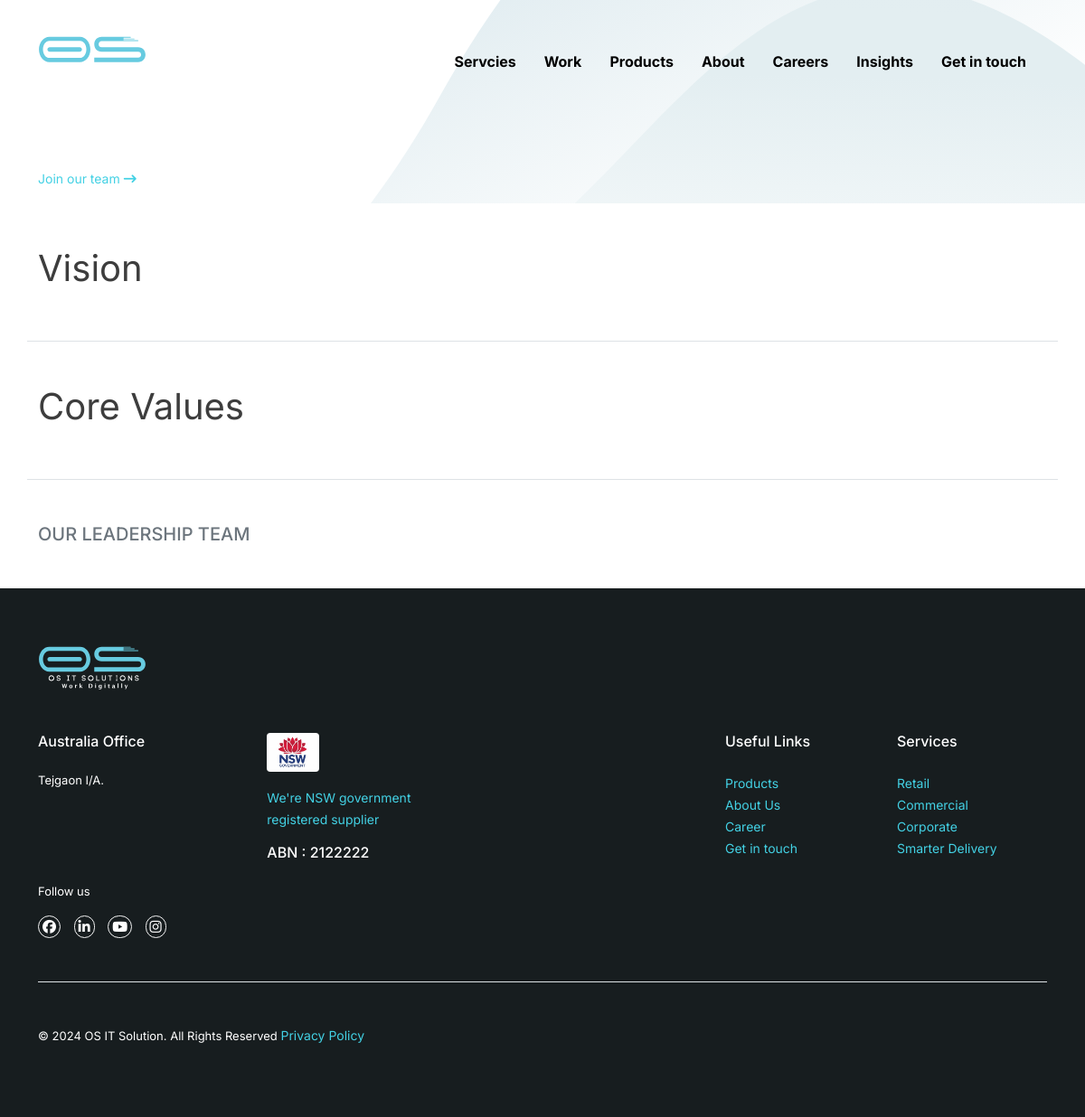
Page /about/ on the earlier database version.
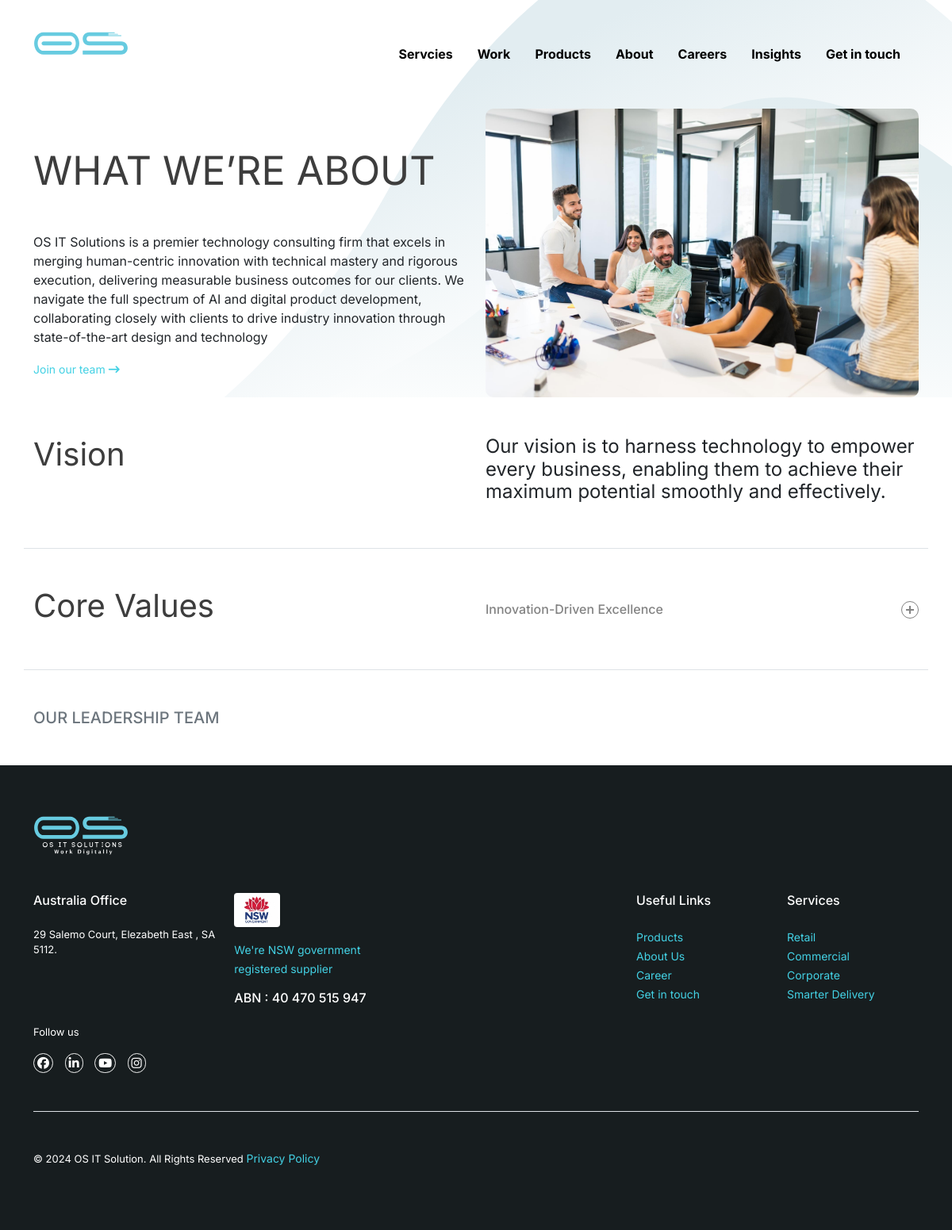
Same page on the later database version.
### Website_Settings/models.py (models this page shows, shortened)
class Setting(models.Model):
    site_Name = models.CharField(max_length=30)
    logo = models.FileField(upload_to='logo/')
    favicon = models.FileField(upload_to='favicon/')
    year = models.IntegerField()
    address = models.CharField(max_length=50)
    google_Map_Link = models.CharField(max_length=800)
    phone = models.CharField(max_length=20)
    email = models.EmailField(max_length=50)
    facebook = models.CharField(max_length=50)
    linkedin = models.CharField(max_length=50)
    youtube = models.CharField(max_length=50)
    instagram = models.CharField(max_length=50)
    abn = models.CharField(max_length=40)
    description = models.TextField()
    consultency = models.TextField()
    flash_News = models.TextField()

### About_Page/models.py (models this page shows, shortened)
class Page_Settings(models.Model):
    page_Title = models.CharField(max_length=20)
    section_Title = models.CharField(max_length=30)
    description = models.TextField()
    image = models.ImageField(upload_to='about/')
    vision = models.CharField(max_length=400)

class Core_Values(models.Model):
    title = models.CharField(max_length=30)
    content = models.TextField()

### About_Page/views.py (the view)
# urls.py: path("",views.AboutView.as_view(), name="about")
class AboutView(TemplateView):
    template_name = "about.html"
    def get_context_data(self, **kwargs):
        context = super().get_context_data(**kwargs)
        context['abouts'] = Page_Settings.objects.last()
        context['values'] = Core_Values.objects.all()
        return context

### Website_Settings/custom_context.py (called while the page is built)
def common_context(request):
    settings = Setting.objects.first()
    return {
        'settings': settings
    }

### templates/about.html (shortened to what this page needs)
{% extends "base.html" %}
{% load static %}
{% block content %}
    <main class="flex-shrink-0">
        <header id="about-page-header">
         {% include 'navbar-2.html' %}
            <section class="container mt-3 mt-lg-5">
                <div class="row">
                    <div class="col-12 col-md-6 col-lg-6">
                        <div class="mt-3 mt-lg-5">
                            <h3 class="about-master-title">{{abouts.section_Title}}</h3>
                        </div>
                        <div class=" mt-2 mt-lg-5">
                            <p>{{abouts.description}}</p>
                            <p><a href="">Join our team <i class="fa-solid fa-arrow-right-long"></i></a></p>
                        </div>
                    </div>
                    <div class="col-12 col-md-6 col-lg-6">
                        <img class="about-image" src="{{abouts.image.url}}" alt="">
                    </div>
                </div>
            </section>
        </header>
        <section class="container mt-3 mt-lg-5 pb-3 pb-lg-5 border-bottom">
            <div class="row">
                <div class="col-12 col-md-6 col-lg-6">
                    <h1 class="about-section-title">Vision</h1>
                </div>
                <div class="col-12 col-md-6 col-lg-6">
                    <h4 class="fw-normal">{{abouts.vision}}</h4>
                </div>
            </div>
        </section>
        <section class="container mt-3 mt-lg-5 pb-3 pb-lg-5 border-bottom">
            <div class="row">
                <div class="col-12 col-md-6 col-lg-6">
                    <h1 class="about-section-title">Core Values</h1>
                </div>
                <div class="col-12 col-md-6 col-lg-6">
                    <div class="accordion">
                        {% for value in values %}
                        <div class="accordion-item border-0">
                            <button id="accordion-button-1" aria-expanded="false">
                                <span class="accordion-title">{{value.title}}</span>
                                <span class="icon" aria-hidden="true"></span>
                            </button>
                        </div>
                        {% endfor %}
                    </div>
                </div>
            </div>
        </section>
        <section class="container">
            <h5 class="text-secondary mb-lg-5 mb-3 mt-3 mt-lg-5">OUR LEADERSHIP TEAM</h5>
        </section>
    </main>
{% include "footer.html" %}
{% endblock content %}

### templates/base.html (shortened to what this page needs)
{% load static %}
<!doctype html>
<html lang="en" class="h-100">
<head>
  <link href="https://cdn.jsdelivr.net/npm/bootstrap@5.0.2/dist/css/bootstrap.min.css" rel="stylesheet"
>
  <link rel="stylesheet" href="{% static 'asset/css/style.css' %}">
  <link rel="stylesheet" href="https://cdnjs.cloudflare.com/ajax/libs/font-awesome/6.5.1/css/all.min.css"
 />
  <link rel="stylesheet" href="https://cdnjs.cloudflare.com/ajax/libs/aos/2.3.4/aos.css"
 />
</head>
<body class="d-flex flex-column h-100">
{% block content %}
{% endblock content %}
</body>
</html>

### templates/navbar-2.html (shortened to what this page needs)
<nav class="navbar navbar-expand-lg navbar-light p-0">
    <div class="container navbar-top-position">
        <span class=""><a href="{% url 'home' %}"><img id="web_logo" src="{{settings.logo.url}}"
                    alt=""></a></span>
        <div class="collapse navbar-collapse mt-2" id="navbarNavDropdown">
            <ul class="navbar-nav ms-auto">
                <li class="nav-item dropdown nav-option has-megamenu">
                    <a class="nav-link active about black-nav" href="services.html"
                        id="navbarDropdownMenuLink" role="button" data-bs-toggle="" aria-expanded="false">
                        Servcies </a>
                </li>
                <li class="nav-item nav-option">
                    <a class="nav-link active black-nav" href="work.html">Work</a>
                </li>
                <li class="nav-item nav-option">
                    <a class="nav-link active black-nav" href="products.html">Products</a>
                </li>
                <li class="nav-item nav-option">
                    <a class="nav-link active black-nav" href="{% url 'about' %}">About</a>
                </li>
                <li class="nav-item nav-option">
                    <a class="nav-link active black-nav" href="careers.html">Careers</a>
                </li>
                <li class="nav-item nav-option">
                    <a class="nav-link active black-nav" href="insights.html">Insights</a>
                </li>
                <li class="nav-item nav-option">
                    <a class="nav-link active black-nav" href="{% url 'contact' %}">Get in touch</a>
                </li>
            </ul>
        </div>
    </div>
</nav>

### templates/footer.html
{% load static %}
<footer class="footer mt-auto py-3">
    <div class="container pt-3 pt-lg-5 pb-3 pb-lg-5">
      <img id="footer-logo" src="{{settings.logo.url}}" alt="">
      <div class="mt-3 mt-lg-5">
        <div class="row">
          <div class="col-12 col-md-6 col-lg-8">
            <div class="row">
              <div class="col-12 col-md-12 col-lg-4">
                <h6 class="pb-2 pb-lg-3">Australia Office</h6>
                <p class="footer-text">{{settings.address}}.</p>
              </div>
              <div class="col-12 col-md-12 col-lg-4">
                <img class="w-25 rounded" src="{% static 'asset/images/icons/354_nsw.jpg' %}" alt="">
                <p class="pt-3"><a target="_blank" href="https://buy.nsw.gov.au/supplier/profile/139345">We're NSW
                    government registered supplier</a></p>
                <h6 class="pb-2 pb-lg-3">ABN : {{settings.abn}}</h6>
              </div>
              <div class="col-12 col-md-12 col-lg-4">
              </div>
            </div>
          </div>
          <div class="col-12 col-md-3 col-lg-2">
            <h6 class="pb-2 pb-lg-3">Useful Links</h6>
            <div>
              <a href="">Products</a> <br>
              <a href="">About Us</a> <br>
              <a href="">Career</a> <br>
              <a href="">Get in touch</a>
            </div>
          </div>
          <div class="col-12 col-md-3 col-lg-2">
            <h6 class="pb-2 pb-lg-3">Services</h6>
            <div>
              <a href="">Retail</a> <br>
              <a href="">Commercial</a> <br>
              <a href="">Corporate</a> <br>
              <a href="">Smarter Delivery</a>
            </div>
          </div>
        </div>
        <div class="">
          <p class="footer-text">Follow us</p>
          <a href="https://{{settings.facebook}}"><i class="fa-brands fa-facebook footer-social"></i></a>
          <a href="https://{{settings.linkedin}}"><i class="fa-brands fa-linkedin-in footer-social"></i></a>
          <a href="https://{{settings.youtube}}"><i class="fa-brands fa-youtube footer-social"></i></a>
          <a href="https://{{settings.instagram}}"><i class="fa-brands fa-instagram footer-social"></i></a>
        </div>
      </div>
      <div class="mt-3 mt-lg-5 border-top border-1">
        <p class="footer-text pt-3 pt-lg-5">
          &copy;
          {{settings.year}} {{settings.site_Name}}. All Rights Reserved <a
            class="policy" href="">Privacy Policy</a>
        </p>
      </div>
    </div>
  </footer>

### static/asset/css/style.css (style rules this page uses)
body { font-family: 'Inter', sans-serif !important; background-color: none !important; }
a { text-decoration: none; font-size: 14px; color: #43d1e4; transition: .3s; }
ul { list-style-type: disc; }
li { font-size: 14px; }
#web_logo { width: 120px; }
.nav-option { margin-right: 15px; }
.active { transition: 0.3s; }
.nav-link { font-weight: 700; font-size: 16px; color: rgb(255, 255, 255) !important; }
.black-nav { font-weight: 700; font-size: 16px; color: rgb(0, 0, 0) !important; }
@media (min-width: 1024px) { .navbar-top-position { padding-top: 40px; } }
@media all and (min-width: 992px) { .navbar .has-megamenu { position: static !important; } }
#about-page-header { background: rgba(51, 51, 51, 0.1) url(../images/bg.svg); background-color: #ffffffff; background-repeat: no-repeat; background-size: cover; background-position: center center; max-width: 100%; }
.about-master-title { font-size: 50px; font-weight: 400 !important; color: rgb(61, 61, 61); }
.about-image { width: 100%; border-radius: 10px; }
.about-section-title { font-size: 40px; font-weight: 400 !important; color: rgb(61, 61, 61); }
.accordion .accordion-item { border-bottom: px solid #e5e5e5; }
.accordion button { position: relative; display: block; text-align: left; width: 100%; padding: 1em 0; color: #838383; font-size: 16px; font-weight: 500; border: none; background: none; outline: none; }
.accordion button .accordion-title { padding: 1em 1.5em 1em 0; }
.accordion button .icon { display: inline-block; position: absolute; top: 18px; right: 0; width: 22px; height: 22px; border: 1px solid; border-radius: 22px; }
.accordion button .icon::before { display: block; position: absolute; content: ''; top: 9px; left: 5px; width: 10px; height: 2px; background: currentColor; }
.accordion button .icon::after { display: block; position: absolute; content: ''; top: 5px; left: 9px; width: 2px; height: 10px; background: currentColor; }
footer { background-color: #171d1f; color: #ffffffff; }
#footer-logo { width: 120px; }
.footer-text { font-size: 13px; }
.footer-social { margin-right: 10px; font-size: 15px; color: #ffffffff; border: 1px solid whitesmoke; padding: 4px; border-radius: 50px; }

Differences in the rows shown:
changed Setting "OS IT Solution": address "Tejgaon I/A" → "29 Salemo Court, Elezabeth East , SA 5112"; abn "2122222" → "40 470 515 947"
added Page_Settings: section_Title "WHAT WE’RE ABOUT", description "OS IT Solutions is a premier technology consulting firm that excels in merging human-centric innovation with technical mastery and rigorous execution, delivering measurable business outcomes for our clients. We navigate the full spectrum of AI and digital product development, collaborating closely with clients to drive industry innovation through state-of-the-art design and technology", image (picture), vision "Our vision is to harness technology to empower every business, enabling them to achieve their maximum potential smoothly and effectively."
added Core_Values: title "Innovation-Driven Excellence"
